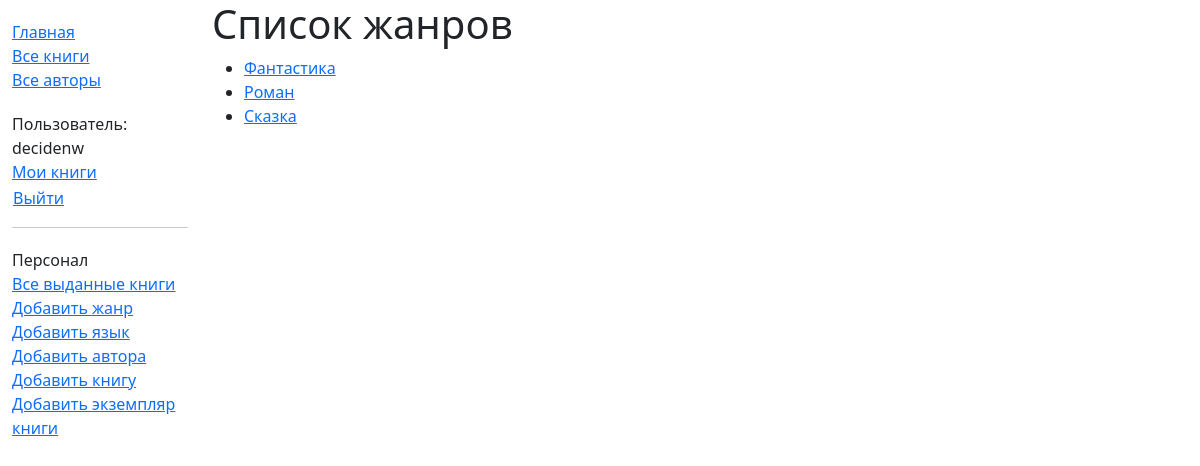
/catalog/genres/ (signed in), run on the app's committed database.
### catalog/models.py (models this page shows, shortened)
class Genre(models.Model):
    name = models.CharField(
        max_length=200,
        unique=True,
        help_text='Введите жанр книги (например: Научная фантастика, Поэзия)'
    )
    def get_absolute_url(self):
        return reverse('genre-detail', args=[str(self.id)])

### catalog/views.py (the view)
# urls.py: path('genres/', views.GenreListView.as_view(), name='genres'),
class GenreListView(generic.ListView):
    model = Genre
    paginate_by = 10

### catalog/templates/catalog/genre_list.html
{% extends "base_generic.html" %}
{% block content %}
  <h1>Список жанров</h1>
  {% if genre_list %}
    <ul>
      {% for genre in genre_list %}
        <li><a href="{{ genre.get_absolute_url }}">{{ genre.name }}</a></li>
      {% endfor %}
    </ul>
  {% else %}
    <p>Жанры отсутствуют.</p>
  {% endif %}
{% endblock %}

### catalog/templates/base_generic.html (shortened to what this page needs)
<!DOCTYPE html>
<html lang="ru">
<head>
    <link href="https://cdn.jsdelivr.net/npm/bootstrap@5.3.3/dist/css/bootstrap.min.css" rel="stylesheet">
    {% load static %}
    <link rel="stylesheet" href="{% static 'css/style.css' %}">
</head>
<body>
<div class="container-fluid">
    <div class="row">
        <div class="col-sm-2">
            {% block sidebar %}
            <ul class="sidebar-nav">
                <li><a href="{% url 'index' %}">Главная</a></li>
                <li><a href="{% url 'books' %}">Все книги</a></li>
                <li><a href="{% url 'authors' %}">Все авторы</a></li>
            </ul>
            <ul class="sidebar-nav">
                {% if user.is_authenticated %}
                <li>Пользователь: {{ user.get_username }}</li>
                <li><a href="{% url 'my-borrowed' %}">Мои книги</a></li>
                <li>
                    <form id="logout-form" method="post" action="{% url 'logout' %}">
                        <button type="submit" class="btn btn-link p-0">Выйти</button>
                    </form>
                </li>
                {% else %}
                <li><a href="{% url 'login' %}?next={{ request.path }}">Войти</a></li>
                {% endif %}
            </ul>
            {% if user.is_staff %}
            <hr>
            <ul class="sidebar-nav">
                <li>Персонал</li>
                <li><a href="{% url 'all-borrowed' %}">Все выданные книги</a></li>
                {% if perms.catalog.add_genre %}
                <li><a href="{% url 'genre-create' %}">Добавить жанр</a></li>
                {% endif %}
                {% if perms.catalog.add_language %}
                <li><a href="{% url 'language-create' %}">Добавить язык</a></li>
                {% endif %}
                {% if perms.catalog.add_author %}
                <li><a href="{% url 'author-create' %}">Добавить автора</a></li>
                {% endif %}
                {% if perms.catalog.add_book %}
                <li><a href="{% url 'book-create' %}">Добавить книгу</a></li>
                {% endif %}
                {% if perms.catalog.add_bookinstance %}
                <li><a href="{% url 'bookinstance-create' %}">Добавить экземпляр книги</a></li>
                {% endif %}
            </ul>
            {% endif %}
            {% endblock %}
        </div>
        <div class="col-sm-10 ">
            {% block content %}{% endblock %}
        </div>
    </div>
</div>
</body>
</html>

### catalog/static/css/style.css (style rules this page uses)
.sidebar-nav { margin-top: 20px; padding: 0; list-style: none; }

### data on the page
Genre: name "Фантастика"
Genre: name "Роман"
Genre: name "Сказка"

### other printed values
{{ user.get_username }} "decidenw"
